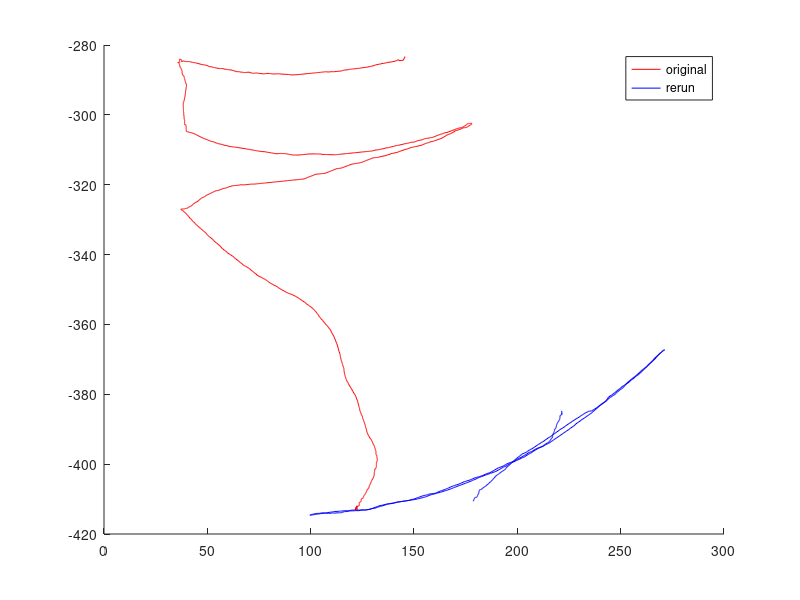
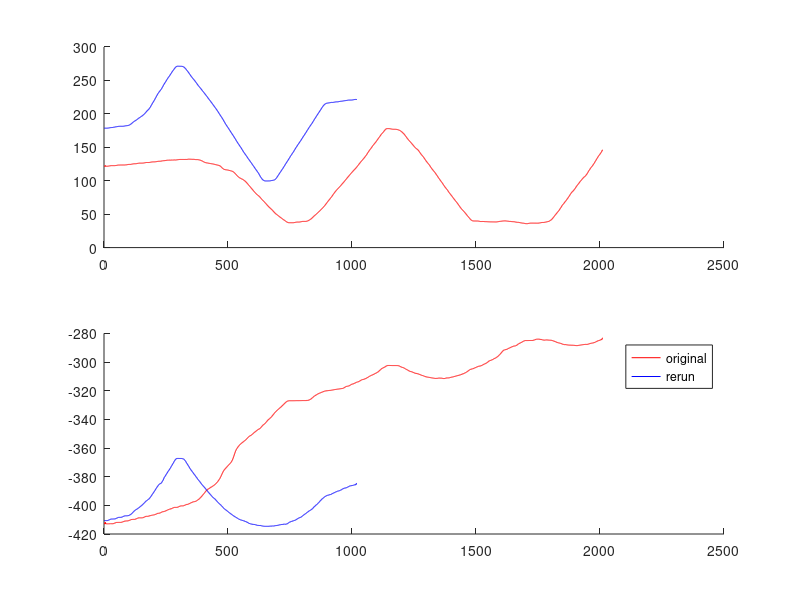

Recreate these plots in MATLAB, in order.
clear all

Xr = load('c_25_7_rerun_processed.txt');
X = load('c_25_7_processed.txt');

% xmax = [400.261137478864,-136.433600218537,494,20,0.0600000000000000,0.0600000000000000,400.261137478864,-136.433600218537,494,20];
% xmin = [-229.321049989905,-426.300600902615,-13,-516,-0.0600000000000000,-0.0600000000000000,-229.321049989905,-426.300600902615,-13,-516];


%%

figure(1)
clf
hold on
plot(X(:,1),X(:,2),'r');
plot(Xr(:,1),Xr(:,2),'b');
% for i = 1:size(X,1)
%     d = what_action(X(i,4:5));
%     quiver(X(i,1),X(i,2), d(1), d(2),1,'k');
% end
% for i = 1:size(Xr,1)
%     d = what_action(Xr(i,4:5));
%     quiver(Xr(i,1),Xr(i,2), d(1), d(2),1,'k');
% end
hold off
% axis equal
legend('original','rerun');

figure(2)
clf
subplot(211)
hold on
plot(X(:,1),'r');
plot(Xr(:,1),'b');
hold off
subplot(212)
hold on
plot(X(:,2),'r');
plot(Xr(:,2),'b');
hold off
% axis equal
legend('original','rerun');


%%

function d = what_action(a)
if all(a==[0 0])
    d = [0 0];
    return;
end
if all(a==[0.06 0.06])
    d = [0 1];
    return;
end
if all(a==[-0.06 -0.06])
    d = [0 -1];
    return;
end
if all(a==[-0.06 0.06])
    d = [-1 0];
    return;
end
if all(a==[0.06 -0.06])
    d = [1 0];
    return;
end

end